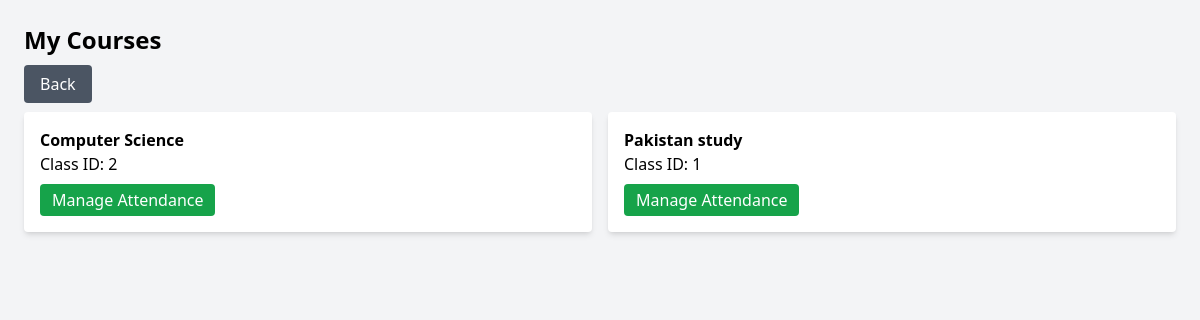
The page /attendance_system/teacher/courses.php (signed in) on the database its author committed.
### tables this page shows
CREATE TABLE `courses` (
  `id` int(11) NOT NULL,
  `course_name` varchar(100) NOT NULL,
  `teacher_name` varchar(100) NOT NULL,
  `class_id` int(11) NOT NULL,
  `teacher_id` int(11) NOT NULL
);

### attendance_system/teacher/courses.php (the view, shortened to what this page needs)
<?php
include "../db.php";
$teacher_id = $_SESSION['teacher'];
$courses = mysqli_query($conn, "SELECT * FROM courses WHERE teacher_id='$teacher_id'");
?>
<!DOCTYPE html>
<html lang="en">
<head>
<script src="https://cdn.tailwindcss.com"></script>
</head>
<body class="bg-gray-100 p-6">
<h1 class="text-2xl font-bold mb-4">My Courses</h1>
<a href="dashboard.php" class="bg-gray-600 text-white px-4 py-2 rounded hover:bg-gray-700">Back</a>
<div class="mt-4 grid grid-cols-1 md:grid-cols-2 gap-4">
<?php
if(mysqli_num_rows($courses) > 0){
    while($course = mysqli_fetch_assoc($courses)){
        echo "<div class='bg-white p-4 rounded shadow-md'>
                <h2 class='font-bold'>{$course['course_name']}</h2>
                <p>Class ID: {$course['class_id']}</p>
                <a href='attendance_manage.php?course_id={$course['id']}' class='bg-green-600 text-white px-3 py-1 rounded mt-2 inline-block hover:bg-green-700'>Manage Attendance</a>
              </div>";
    }
} else {
    echo "<p>No courses assigned.</p>";
}
?>
</div>
</body>
</html>

### rows shown on the page
courses: course_name "Computer Science", class "2"
courses: course_name "Pakistan study", class "1"
